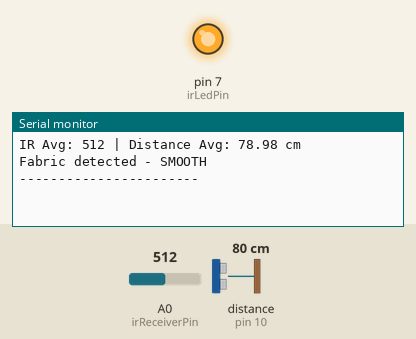
This sketch was run on a simulated Arduino Uno, built with avr-gcc and run on an emulated ATmega328P. On the bench: output pins drawn as LEDs (lit = HIGH), the last lines printed to the serial monitor. Wiring (inferred from the names in the program): ultrasonic range finder: trigger pin 9; echo pin 10. The inputs (shaded band) are chosen by the test bench; at power-on: distance to the obstacle (sensor on pin 10) 80 cm, A0 (irReceiverPin) = 512. The echo pulse lasts 58.3 µs per cm; pins used as bus, display or sensor lines are not drawn.

Above: at 1.2 s.
1.3 s: distance to the obstacle (sensor on pin 10) set to 250 cm
At 2.6 s:
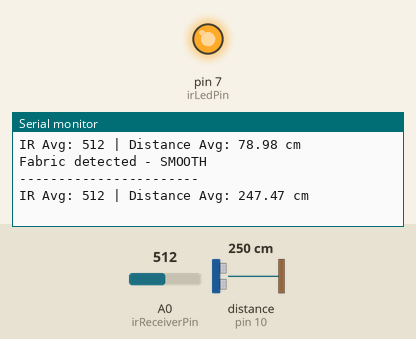
4.3 s: A0 (irReceiverPin) set to 716
At 5.0 s:
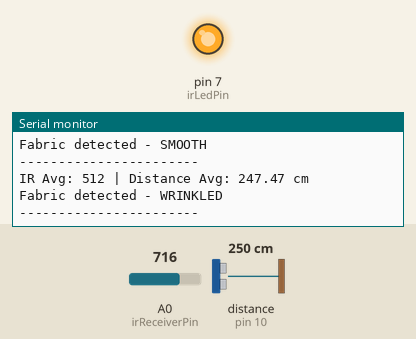
6.1 s: A0 (irReceiverPin) set to 290
At 7.7 s:
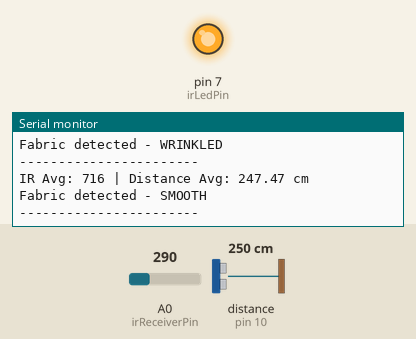
Timing chart, 0 to 9.2 s (numbered marks = the images above; inputs shaded):
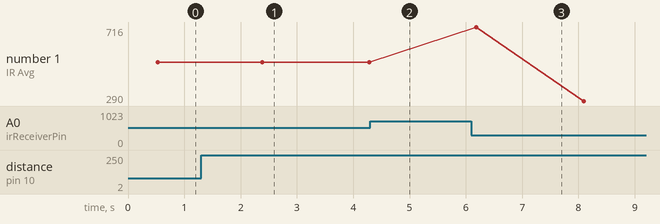

The sketch:

v2.ino
```cpp
const int irLedPin = 7;
const int irReceiverPin = A0;
const int trigPin = 9;
const int echoPin = 10;

float readUltrasonic();
int arrayMax(int arr[], int size);
int arrayMin(int arr[], int size);
float arrayMaxFloat(float arr[], int size);
float arrayMinFloat(float arr[], int size);

void setup() {
  Serial.begin(9600);
  pinMode(irLedPin, OUTPUT);
  digitalWrite(irLedPin, HIGH);
  pinMode(trigPin, OUTPUT);
  pinMode(echoPin, INPUT);
}

void loop() {
  int irAvg = getAverageIR();
  float distanceAvg = getAverageDistance();
  Serial.print("IR Avg: ");
  Serial.print(irAvg);
  Serial.print(" | Distance Avg: ");
  Serial.print(distanceAvg);
  Serial.println(" cm");
  analyzeFabric(irAvg, distanceAvg);
  Serial.println("-----------------------");
  delay(1000);
}

int getAverageIR() {
  long sum = 0;
  for (int i = 0; i < 5; i++) {
    sum += analogRead(irReceiverPin);
    delay(50);
  }
  return sum / 5;
}

float getAverageDistance() {
  float sum = 0;
  for (int i = 0; i < 5; i++) {
    sum += readUltrasonic();
    delay(50);
  }
  return sum / 5;
}

float readUltrasonic() {
  digitalWrite(trigPin, LOW);
  delayMicroseconds(2);
  digitalWrite(trigPin, HIGH);
  delayMicroseconds(10);
  digitalWrite(trigPin, LOW);
  long duration = pulseIn(echoPin, HIGH);
  return duration * 0.034 / 2.0;
}

void analyzeFabric(int ir, float dist) {
  if (ir < 300 && dist > 25) {
    Serial.println("No fabric detected");
    return;
  }
  bool wrinkled = isWrinkled();
  if (wrinkled) {
    Serial.println("Fabric detected - WRINKLED");
  } else {
    Serial.println("Fabric detected - SMOOTH");
  }
}

bool isWrinkled() {
  int irReadings[5];
  float distReadings[5];
  for (int i = 0; i < 5; i++) {
    irReadings[i] = analogRead(irReceiverPin);
    distReadings[i] = readUltrasonic();
    delay(50);
  }
  int irRange = arrayMax(irReadings, 5) - arrayMin(irReadings, 5);
  float distRange = arrayMaxFloat(distReadings, 5) - arrayMinFloat(distReadings, 5);
  return (irRange > 50 || distRange > 1.5);
}

int arrayMax(int arr[], int size) {
  int maxVal = arr[0];
  for (int i = 1; i < size; i++) {
    if (arr[i] > maxVal) maxVal = arr[i];
  }
  return maxVal;
}

int arrayMin(int arr[], int size) {
  int minVal = arr[0];
  for (int i = 1; i < size; i++) {
    if (arr[i] < minVal) minVal = arr[i];
  }
  return minVal;
}

float arrayMaxFloat(float arr[], int size) {
  float maxVal = arr[0];
  for (int i = 1; i < size; i++) {
    if (arr[i] > maxVal) maxVal = arr[i];
  }
  return maxVal;
}

float arrayMinFloat(float arr[], int size) {
  float minVal = arr[0];
  for (int i = 1; i < size; i++) {
    if (arr[i] < minVal) minVal = arr[i];
  }
  return minVal;
}
```

Measured:
- after the input at 1.3 s, the serial monitor: prints a new line after 1.1 s (image 1)
- after the input at 4.3 s, the serial monitor: prints a new line after 0.31 s (image 2)
- plotted number 1: 512 → 290 after the input at 6.1 s
